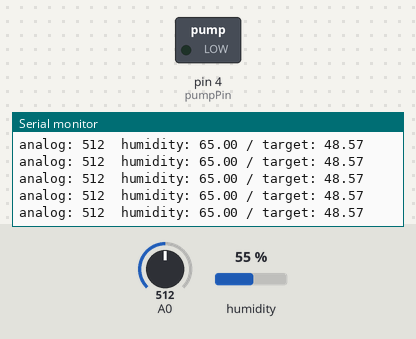
The sketch below on a simulated Arduino Uno, built with avr-gcc and run on an emulated ATmega328P. Parts: switched loads named in the sketch (green lamp = pin HIGH), the last lines printed to the serial monitor. The test bench sets the inputs (shaded band); at power-on: A0 = 512, humidity 55 %.

Above: at 2.2 s.
2.3 s: A0 set to 110
At 2.38 s:
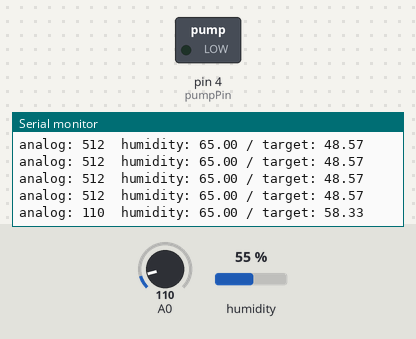
5.3 s: A0 set to 90
At 5.3 s:
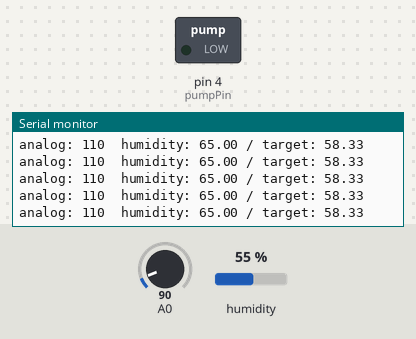
Timing chart, 0 to 8.3 s (numbered marks = the images above; inputs shaded):
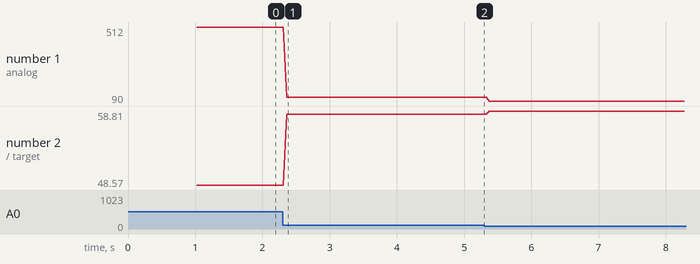

The sketch:

run_pump_by_sensor_with_switch.ino
```cpp
// Author: Fraser Hanson
// Date: 2019
// Purpose: Maintain humidity in the incubator by running a pump when the humidity is too low.
//
// Target humidity is set to one of two values:
//   On days 1-18, the humidity must be around 39.
//   On days 19-20, the humidity must be around 61.
// Switch does not progressively adjust humidity! ONLY these 2 values are settable.
// User must adjust the switch on the correct day.

#include <SHT1x.h>

#define sensorPin 18
#define clockPin 19
#define pumpPin 4
#define HUMIDITY_MIN 39.0
#define HUMIDITY_MAX 61.0
#define ANALOG_MAX 906

SHT1x th_sensor(sensorPin, clockPin);

void setup() {
  pinMode(pumpPin, OUTPUT);
  Serial.begin(9600);
  delay(1000);
  Serial.println("Starting up");
}

// Choose a target humidity based on the setting of the rotary switch.
// Input is rotary switch value (found by experimentation):
//      906 left full (const ANALOG_MAX)
//      453 middle is 453
//        0 right full
//  Left means less humidity, so full left must return HUMIDITY_MIN
float analogToHumidity(int value) {
  return HUMIDITY_MAX - value * ((HUMIDITY_MAX - HUMIDITY_MIN) / ANALOG_MAX);
}

void loop() {
  // Read humidity from sensor, and target humidity from switch.
  // My sensor reads about 9 under the incubator's displayed value.
  float humidity = 10 + th_sensor.readHumidity();
  float targetHumidity = analogToHumidity(analogRead(A0));

  // Print the current humidity situation
  Serial.print("analog: ");
  Serial.print(analogRead(A0));
  Serial.print("  humidity: ");
  Serial.print(humidity);
  Serial.print(" / target: ");
  Serial.println(targetHumidity);
  return;

  // Decide whether to pump
  if (humidity < targetHumidity) {
    Serial.print("pump on!\n");
    digitalWrite(pumpPin, HIGH); // switch pump on
    delay(5000); // let pump run for a few seconds
    Serial.print("pump off. letting things settle for 30 seconds...\n");
    digitalWrite(pumpPin, LOW); // switch pump off
    delay(30000);
  } else {
    delay(5000);
  }
}
```

Measured:
- after the input at 2.3 s, the serial monitor: prints a new line after 0.06 s (image 1)
- plotted number 1: 512 → 110 after the input at 2.3 s, 110 → 90 after the input at 5.3 s
- plotted number 2: 48.57 → 58.33 after the input at 2.3 s, 58.33 → 58.81 after the input at 5.3 s
